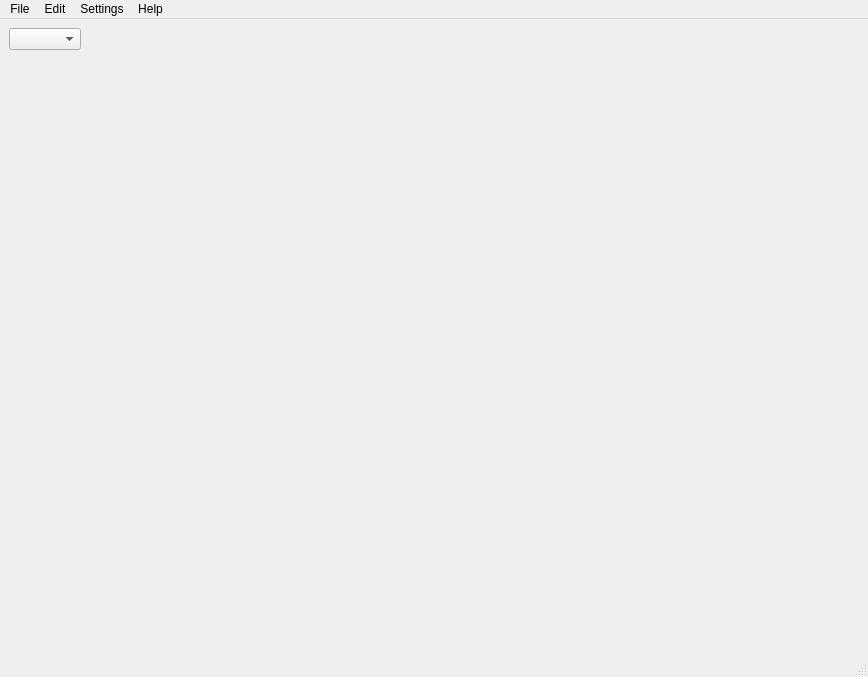
<?xml version="1.0" encoding="UTF-8"?>
<ui version="4.0">
 <class>MainWindow</class>
 <widget class="QMainWindow" name="MainWindow">
  <property name="geometry">
   <rect>
    <x>0</x>
    <y>0</y>
    <width>868</width>
    <height>677</height>
   </rect>
  </property>
  <property name="windowTitle">
   <string>Haushaltsbuch</string>
  </property>
  <widget class="QWidget" name="centralwidget">
   <layout class="QGridLayout" name="gridLayout">
    <item row="0" column="0">
     <widget class="QComboBox" name="accountSelection"/>
    </item>
    <item row="0" column="1">
     <spacer name="horizontalSpacer">
      <property name="orientation">
       <enum>Qt::Horizontal</enum>
      </property>
      <property name="sizeHint" stdset="0">
       <size>
        <width>40</width>
        <height>20</height>
       </size>
      </property>
     </spacer>
    </item>
    <item row="1" column="0" colspan="2">
     <widget class="QStackedWidget" name="accountStack"/>
    </item>
   </layout>
  </widget>
  <widget class="QMenuBar" name="menubar">
   <property name="geometry">
    <rect>
     <x>0</x>
     <y>0</y>
     <width>868</width>
     <height>26</height>
    </rect>
   </property>
   <widget class="QMenu" name="menuFile">
    <property name="title">
     <string>File</string>
    </property>
    <addaction name="actionSave"/>
    <addaction name="actionLoad"/>
    <addaction name="actionSave_As"/>
   </widget>
   <widget class="QMenu" name="menuEdit">
    <property name="title">
     <string>Edit</string>
    </property>
    <addaction name="actionAdd_Account"/>
    <addaction name="actionEdit_Account"/>
    <addaction name="separator"/>
    <addaction name="actionAdd_Subaccount"/>
    <addaction name="actionEdit_Subaccount"/>
   </widget>
   <widget class="QMenu" name="menuSettings">
    <property name="title">
     <string>Settings</string>
    </property>
    <addaction name="actionVisible_Columns"/>
   </widget>
   <widget class="QMenu" name="menuAbout">
    <property name="title">
     <string>Help</string>
    </property>
    <addaction name="actionAbout_Qt"/>
    <addaction name="actionAbout"/>
   </widget>
   <addaction name="menuFile"/>
   <addaction name="menuEdit"/>
   <addaction name="menuSettings"/>
   <addaction name="menuAbout"/>
  </widget>
  <widget class="QStatusBar" name="statusbar"/>
  <action name="actionAbout_Qt">
   <property name="text">
    <string>About Qt</string>
   </property>
  </action>
  <action name="actionSave">
   <property name="text">
    <string>Save</string>
   </property>
  </action>
  <action name="actionLoad">
   <property name="text">
    <string>Load</string>
   </property>
  </action>
  <action name="actionSave_As">
   <property name="text">
    <string>Save As</string>
   </property>
  </action>
  <action name="actionAdd_Account">
   <property name="text">
    <string>Add Account</string>
   </property>
  </action>
  <action name="actionAdd_Subaccount">
   <property name="text">
    <string>Add Subaccount</string>
   </property>
  </action>
  <action name="actionEdit_Subaccount">
   <property name="text">
    <string>Edit Subaccount</string>
   </property>
  </action>
  <action name="actionEdit_Account">
   <property name="text">
    <string>Edit Account</string>
   </property>
  </action>
  <action name="actionVisible_Columns">
   <property name="text">
    <string>Visible Columns</string>
   </property>
  </action>
  <action name="actionAbout">
   <property name="text">
    <string>About</string>
   </property>
  </action>
 </widget>
 <resources/>
 <connections/>
</ui>
